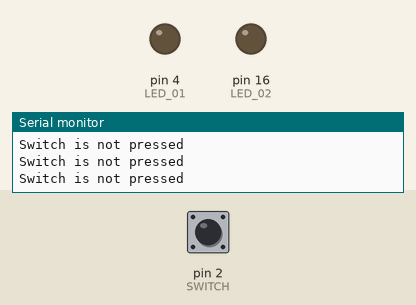
The sketch below on a simulated Arduino Uno, built with avr-gcc and run on an emulated ATmega328P. On the bench: output pins drawn as LEDs (lit = HIGH), the last lines printed to the serial monitor. Dashed ring = blinking. The inputs (shaded band) are chosen by the test bench; at power-on: pin 2 (SWITCH) HIGH.

Above: at 1.2 s.
1.3 s: pin 2 (SWITCH) pulled LOW for 0.15 s
At 2.5 s:
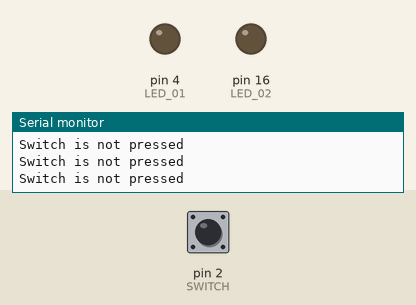
2.9 s: pin 2 (SWITCH) pulled LOW for 1 s
At 3.16 s:
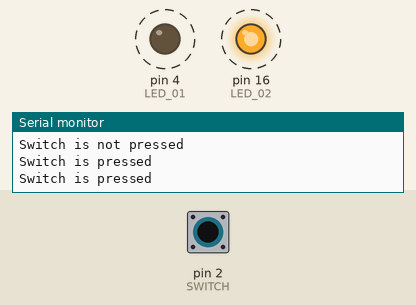
6.9 s: pin 2 (SWITCH) pulsed LOW 2 times (0.12 s each, 0.3 s apart)
At 7.7 s:
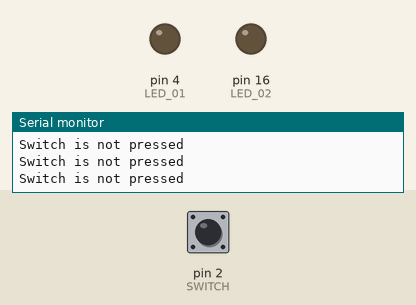
10.5 s: pin 2 (SWITCH) pulled LOW for 3.2 s
At 10.78 s:
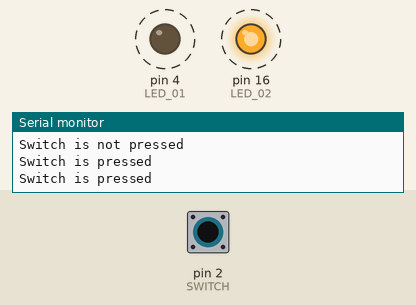
Timing chart, 0 to 15.3 s (numbered marks = the images above; inputs shaded):
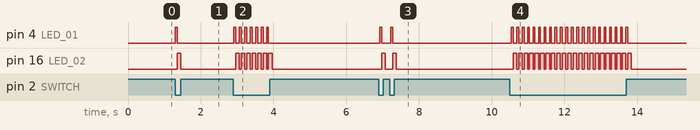

The sketch:

Lchika.ino
```cpp
/*

  D2626 永瀬大地
  スイッチを押すとLEDが交互に点滅するプログラム

*/

#define LED_01 4  // 4番ピンをLEDに接続
#define LED_02 16 // 16番ピンをLEDに接続
#define SWITCH 2  // 2番ピンをSWITCHに接続

int LEDSwitchDelay = 50;

void setup() {

  Serial.begin(9600);
  pinMode(SWITCH, INPUT_PULLUP);
  pinMode(LED_01, OUTPUT);
  pinMode(LED_02, OUTPUT);
}

// 赤LED
void redOn() {
  digitalWrite(LED_01, HIGH);
  digitalWrite(LED_02, LOW);
}

// 青LED
void blueOn() {
  digitalWrite(LED_01, LOW);
  digitalWrite(LED_02, HIGH);
}

void loop() {
  if (digitalRead(SWITCH) == LOW) {
    Serial.println("Switch is pressed");
    redOn();
    delay(LEDSwitchDelay);
    blueOn();
    delay(LEDSwitchDelay);
  } else {
    Serial.println("Switch is not pressed");
    digitalWrite(LED_01, LOW);
    digitalWrite(LED_02, LOW);
  }
  delay(50);
}
```

Measured:
- after the input at 1.3 s, pin 4 (LED_01): LOW → HIGH at once, → LOW 0.05 s later; pin 16 (LED_02): LOW → HIGH after 0.06 s, → LOW 0.10 s later
- after the input at 2.9 s, pin 4 (LED_01): alternates HIGH for 0.05 s and LOW for 0.10 s, 14 changes in all, then stays LOW, starting at once; pin 16 (LED_02): alternates HIGH for 0.10 s and LOW for 0.05 s, 14 changes in all, then stays LOW, starting after 0.06 s
- after the input at 6.9 s, pin 4 (LED_01): alternates HIGH for 0.05 s and LOW for 0.25 s, 4 changes in all, then stays LOW, starting at once; pin 16 (LED_02): alternates HIGH for 0.10 s and LOW for 0.20 s, 4 changes in all, then stays LOW, starting after 0.07 s
- after the input at 10.5 s, pin 4 (LED_01): alternates HIGH for 0.05 s and LOW for 0.10 s, 44 changes in all, then stays LOW, starting at once; pin 16 (LED_02): alternates HIGH for 0.10 s and LOW for 0.05 s, 44 changes in all, then stays LOW, starting after 0.09 s
